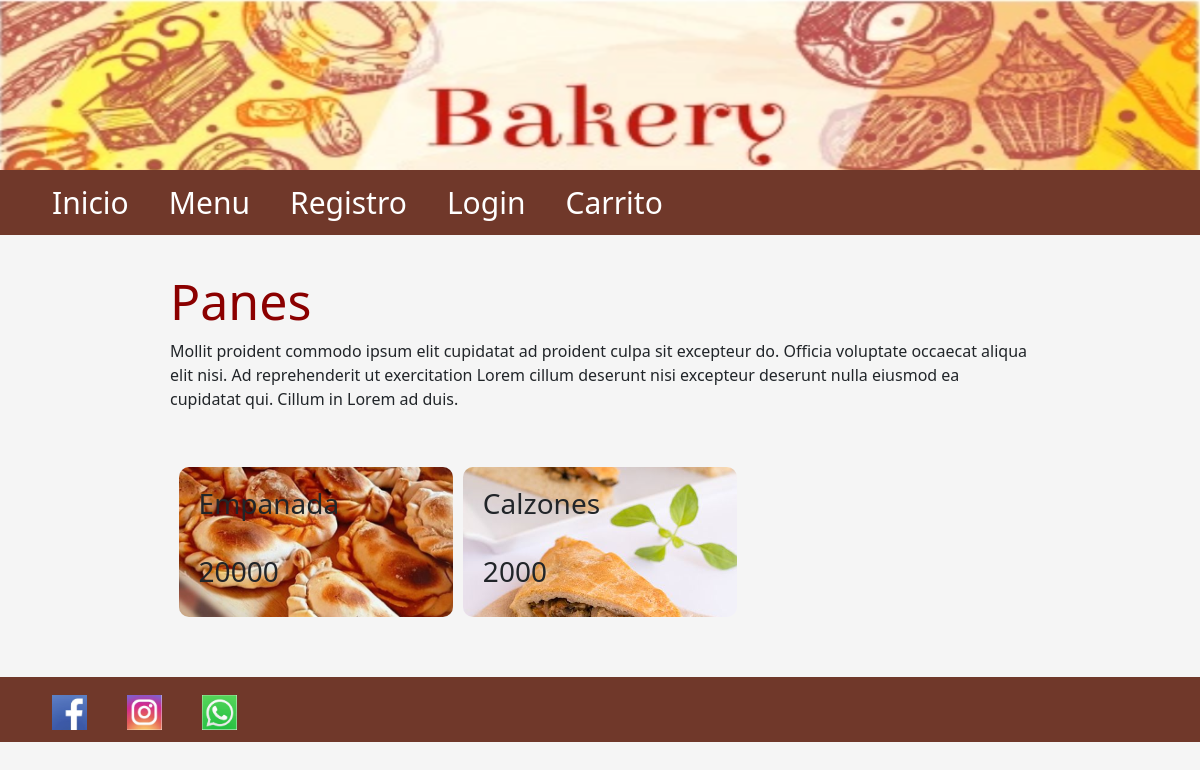
The page /Menu on the database as committed earlier.
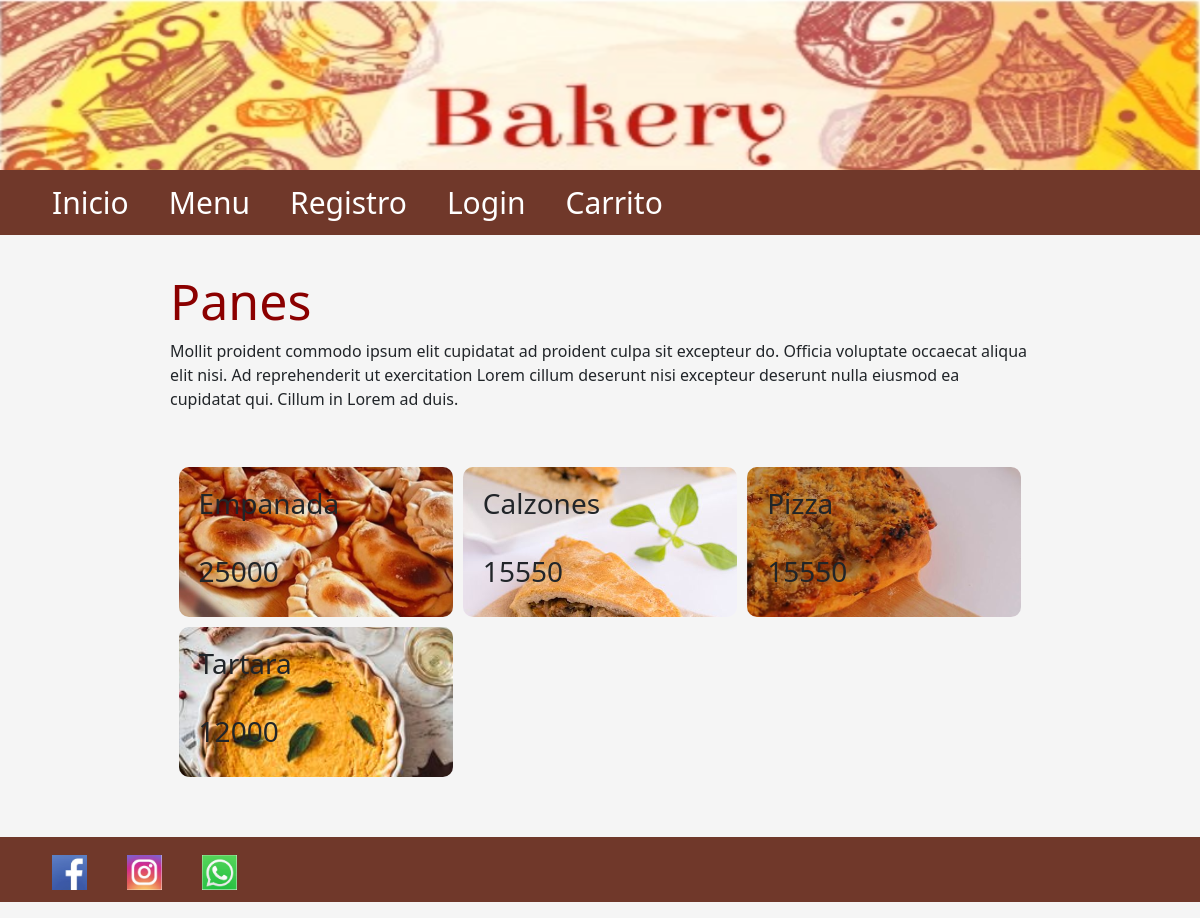
The same page on the database as committed later.
### panaderia/models.py (models this page shows)
class Platos(db.Model):
    __tablename__ = 'platos'
    idproducto = db.Column(db.Integer, primary_key=True)
    nombreplato = db.Column(db.String(510), nullable=True)
    precioplato = db.Column(db.Integer, nullable=True)
    descripcionplato = db.Column(db.String(200))
    nombreimagenplato = db.Column(db.String(200), nullable=False)

### panaderia/views.py (the view)
@app.route('/Menu')
def menu():
    platos = Platos.query.all()
    return render_template('menu.html', platos=platos)

### panaderia/templates/Menu.html
{% extends './layout.html' %} {% block title %} Menu {% endblock %} {% block body %}
    <h1>Panes</h1>
    <p>Mollit proident commodo ipsum elit cupidatat ad proident culpa sit excepteur do. Officia voluptate occaecat aliqua elit nisi. Ad reprehenderit ut exercitation Lorem cillum deserunt nisi excepteur deserunt nulla eiusmod ea cupidatat qui. Cillum in
        Lorem ad duis.</p>
    <div class="contenedor">
        {%for plato in platos%}
                    <div class="imagenes-inicio" style="background-image:url(static/uploads/{{plato.nombreimagenplato}})">
                        <div class="textos">
                            <h3>{{plato.nombreplato}}</h3>
                            <h3>{{plato.precioplato}}</h3>
                        </div>
                    </div>
        {% endfor %}
{% endblock %}

### panaderia/templates/layout.html (shortened to what this page needs)
<!DOCTYPE html>
<html lang="en">
<head>
    <link href="https://cdn.jsdelivr.net/npm/bootstrap@5.1.3/dist/css/bootstrap.min.css" rel="stylesheet">
    <link rel='stylesheet' href="{{url_for('static', filename='css/layout.css')}}" />
</head>
<header>
    <img src="{{url_for('static', filename='imagenes/bakery4.png')}}" alt="Banner Horizontal" width="100%" height="170px" />
</header>
<div>
    <nav>
        <ul>
            <li><a href="{{url_for('index')}}">Inicio</a></li>
            <li><a href="{{url_for('menu')}}">Menu</a></li>
            {% if current_user.is_authenticated %}
                <li><a href="{{url_for('perfil')}}">{{current_user.nombre}}</a></li>
                <li><a href="{{url_for('logout')}}">Logout</a></li>
                {% if current_user.idrol==2 %}
                    <li><a href="{{url_for('crearplatos')}}">CRUD Platos</a></li>
                    <li><a href="{{url_for('dashboard')}}">CRUD Personas</a></li>
                {% endif %}
            {% else %}
                <li><a href="{{url_for('registro')}}">Registro</a></li>
                <li><a href="{{url_for('login')}}">Login</a></li>
            {% endif %}
            <li><a href="/Carrito">Carrito</a></li>
        </ul>
    </nav>
    <body>
    <main>
    {% block body %} {% endblock %}
    </main>
    </body>
    <footer>
        <div>
            <ul class="horizontal-list" aling="rigth">
                <li>
                    <a><img src="{{url_for('static', filename='imagenes/facebookicono.png')}}" width="35" height="35" class="x-footer-social-icons facebook" align="center"></a>
                </li>
                <li>
                    <a><img src="{{url_for('static', filename='imagenes/instagramIco.PNG')}}" width="35" height="35" class="x-footer-social-icons facebook" align='center'></a>
                </li>
                <li>
                    <a><img src="{{url_for('static', filename='imagenes/whatsappIco.png')}}" width="35" height="35" class="x-footer-social-icons facebook" align='center'></a>
                </li>
            </ul>
        </div>
    </footer>
</html>

### panaderia/static/css/layout.css (style rules this page uses)
* { margin: 0; padding: 0; font-style: Ginebra; }
main { max-width: 900px; width: 90%; margin: auto; padding: 20px; }
h1 { color: darkred; font-style: Ginebra; }
ul { list-style-type: none; background-color: #70382a; overflow: hidden; }
li { float: left; font-size: 30px; }
li a { display: block; color: white; padding-left: 20px; padding-right: 20px; padding-top: 10px; padding-bottom: 10px; text-decoration: none; text-align: center; }
h1 { text-align: left; font-size: 50px; }
.contenedor, .contenedorcarrito { width: 98%; max-width: 1000px; margin: auto; padding: 40px 0; display: grid; grid-template-columns: 1fr 1fr 1fr; gap: 10px; }
.imagenes-inicio { border-radius: 10px; min-height: 150px; font-weight: bold; padding: 20px; position: relative; overflow: hidden; background-size: cover; background-position: center center; }
.imagenes-inicio .textos { height: 100%; display: grid; grid-template-rows: 1fr auto; }

### panaderia/templates/layout.html (style rules this page uses)
body { background-color: whitesmoke; animation-direction: normal; }

Rows that differ between the two databases and show on the page:
changed Platos "Empanada": precioplato "20000" → "25000"
changed Platos "Calzones": precioplato "2000" → "15550"
added Platos: nombreimagenplato (picture), nombreplato "Pizza", precioplato "15550"
added Platos: nombreimagenplato (picture), nombreplato "Tartara", precioplato "12000"
